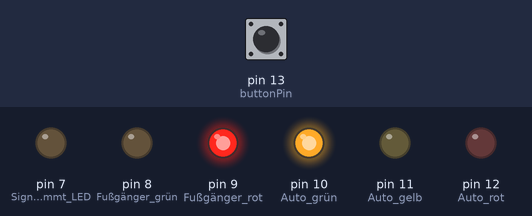
A sketch run on a simulated Arduino Uno, built with avr-gcc and run on an emulated ATmega328P. Shown: output pins drawn as LEDs (lit = HIGH). Dashed ring = blinking. Inputs (shaded band) come from the test bench; at power-on: pin 13 (buttonPin) HIGH.

Above: at 1.2 s.
1.3 s: pin 13 (buttonPin) pulled LOW for 0.15 s
At 2.1 s:
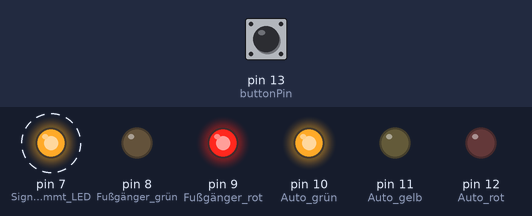
At 18.7 s:
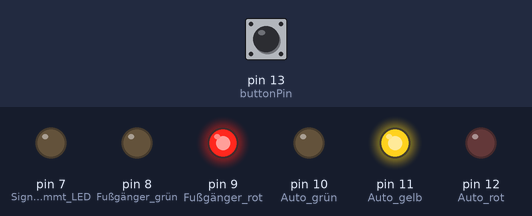
Timing chart, 0 to 22.8 s (numbered marks = the images above; inputs shaded):
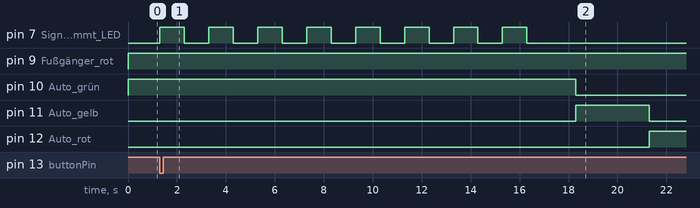

The sketch:

fussgaenger_ampel.ino
```cpp
/*
 *  Arduino Projekt: Ampel mit Fußgängerampel, Taster und Knopf.
 *  Geschrieben von Sebastian Stünkel, FT23C.
*/
const int buttonPin = 13;

int buttonState = 0;

void setup() {  //LEDs als Outputt festgelegt + Buttonpin als Eingang festgelegt
  pinMode(10, OUTPUT); //Auto grün
  pinMode(11, OUTPUT); //Auto gelb
  pinMode(12, OUTPUT); //Auto rot
  pinMode(9, OUTPUT);  //Fußgänger rot
  pinMode(8, OUTPUT);  //Fußgänger grün
  pinMode(7, OUTPUT);  //Signal kommt LED
  pinMode(buttonPin, INPUT);
}

void loop() {

  buttonState = digitalRead(buttonPin);

  if (!buttonState) {
    for (int i = 0; i < 8; i++) {  // "for" Schleife für die "Signal LED"
      digitalWrite(7, HIGH);
      delay(1000);
      digitalWrite(7, LOW);
      delay(1000);
    }
    digitalWrite(10, HIGH);//grün HIGH
    digitalWrite(11, LOW);
    digitalWrite(12, LOW);
    digitalWrite(9, HIGH);
    digitalWrite(8, LOW);
    delay(1000);
    digitalWrite(11, HIGH);  //gelb HIGH
    digitalWrite(10, LOW);
    digitalWrite(12, LOW);
    digitalWrite(9, HIGH);
    digitalWrite(8, LOW);
    delay(3000);
    digitalWrite(12, HIGH);    //rot HIGH
    digitalWrite(11, LOW);
    digitalWrite(10, LOW);
    delay(3000);
    digitalWrite(9, LOW);
    digitalWrite(8, HIGH);
    for (int i = 0; i < 6; i++) {  //Ton an und abschalten
    tone(6, 100);
    delay(1000);
    noTone(6);
    delay(1000);
    }
    delay(5000);
    digitalWrite(9, HIGH);
    digitalWrite(8, LOW);
    delay(5000);
    digitalWrite(12, HIGH);    //rot und gelb HIGH
    digitalWrite(11, HIGH);
    digitalWrite(10, LOW);
    delay(3000);
  }
  else {
    digitalWrite(10, HIGH);    //nur grün HIGH
    digitalWrite(12, LOW);
    digitalWrite(11, LOW);
    digitalWrite(9, HIGH);
    digitalWrite(8, LOW);
  }
}
```

Measured:
- after the input at 1.3 s, pin 7 (Signal_kommt_LED): alternates HIGH for 1.0 s and LOW for 1.0 s, 16 changes in all, then stays LOW, starting at once; pin 10 (Auto_grün): HIGH → LOW after 17.0 s; pin 11 (Auto_gelb): LOW → HIGH after 17.0 s, → LOW 3.0 s later; pin 12 (Auto_rot): LOW → HIGH after 20.0 s
